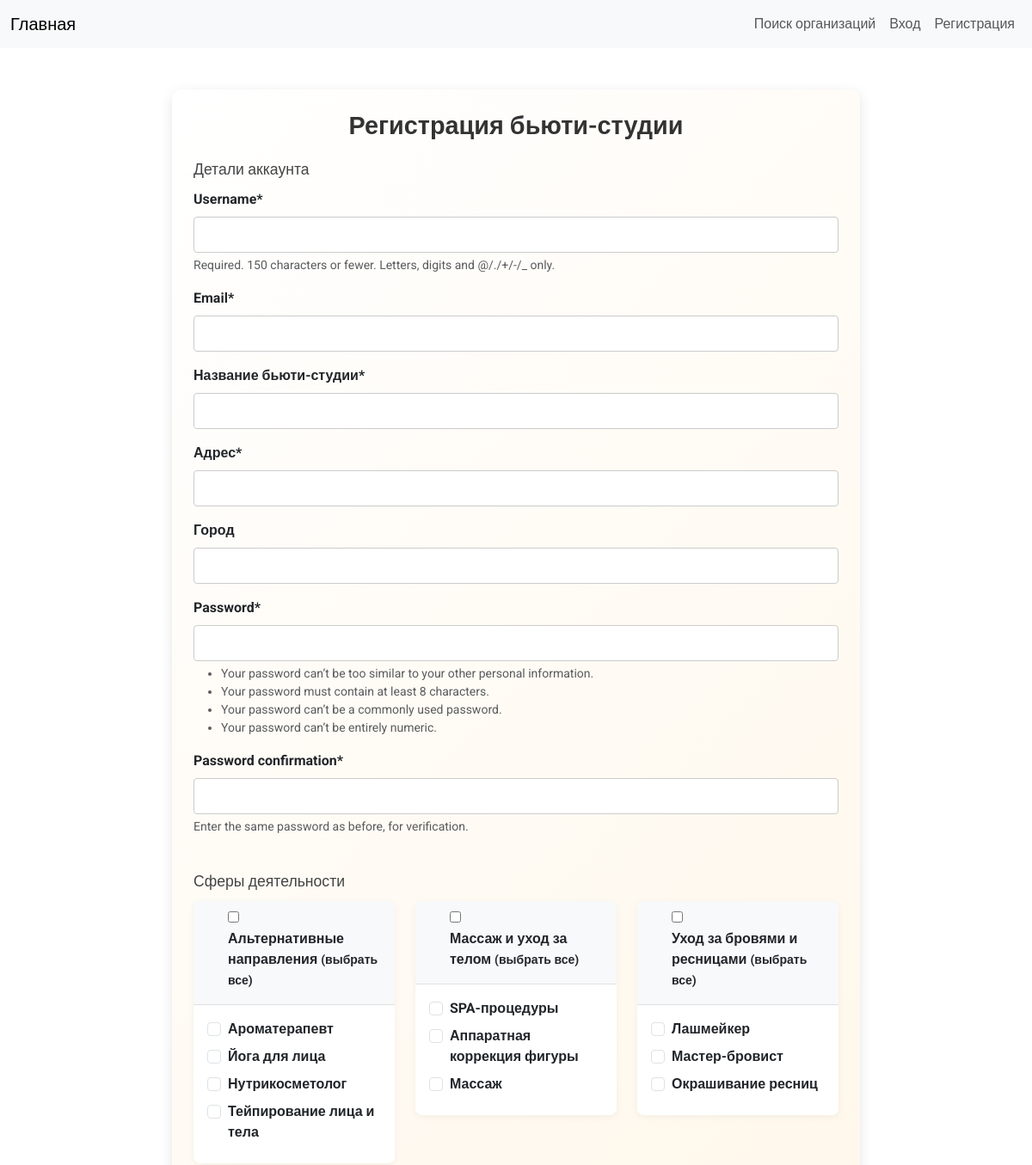
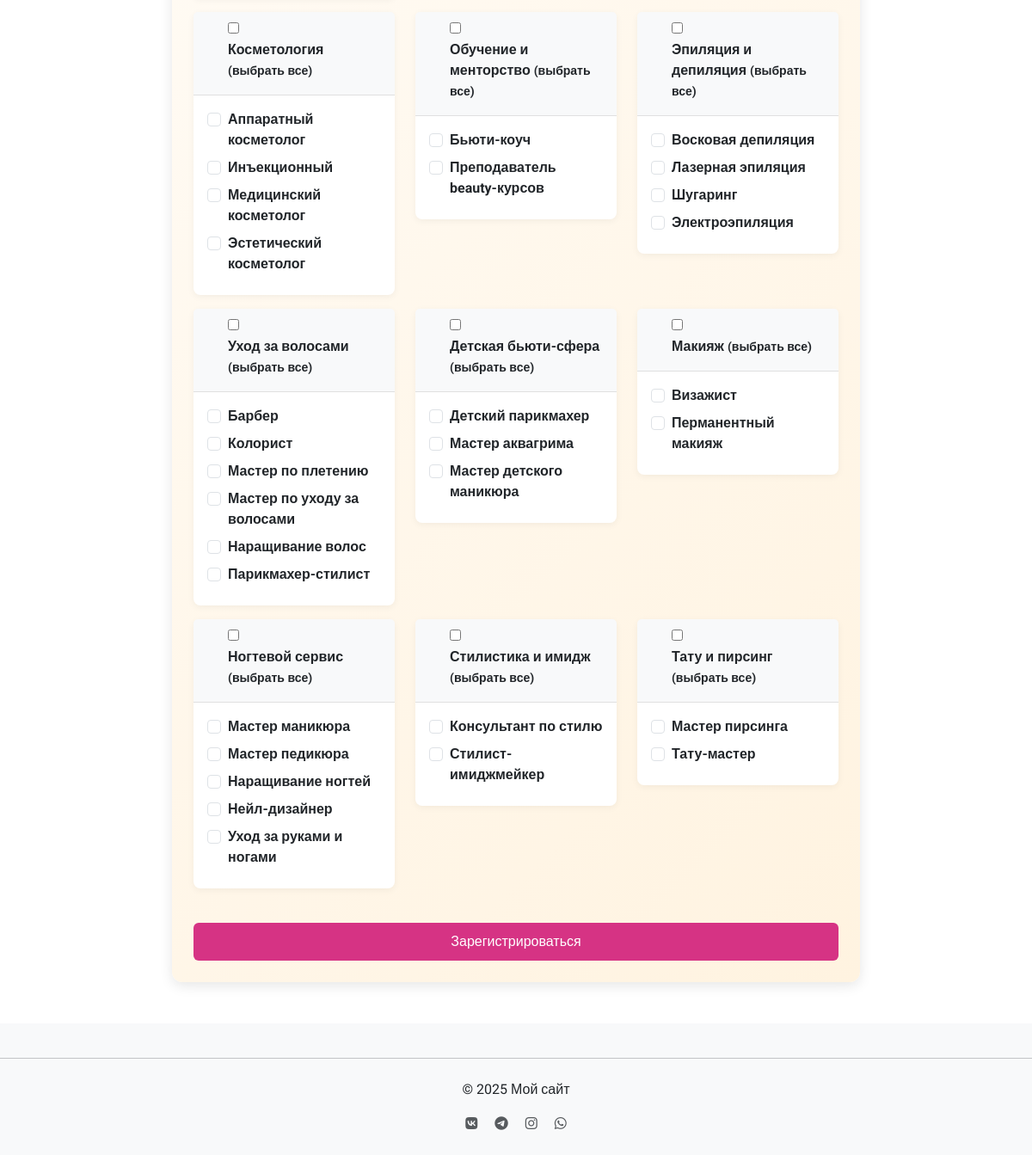
Page /accounts/register/workshop/ on the committed database (2 pictures, top to bottom).
### accounts/models.py (models this page shows, shortened)
class ActivityArea(models.Model):
    CATEGORY_CHOICES = [
        ('hair', 'Уход за волосами'),
        ('nails', 'Ногтевой сервис'),
        ('cosmetology', 'Косметология'),
        ('makeup', 'Макияж'),
        ('brows_lashes', 'Уход за бровями и ресницами'),
        ('epilation', 'Эпиляция и депиляция'),
        ('body', 'Массаж и уход за телом'),
        ('tattoo_piercing', 'Тату и пирсинг'),
        ('styling', 'Стилистика и имидж'),
        ('kids', 'Детская бьюти-сфера'),
        ('alternative', 'Альтернативные направления'),
        ('education', 'Обучение и менторство'),
    ]
    name = models.CharField(max_length=100, verbose_name='Название')
    code = models.CharField(max_length=30, unique=True, verbose_name='Код')
    category = models.CharField(max_length=30, choices=CATEGORY_CHOICES, verbose_name='Категория')
    class Meta:
        verbose_name = 'Сфера деятельности'
        verbose_name_plural = 'Сферы деятельности'

### accounts/views.py (the view)
# urls.py: path('register/workshop/', views.register_workshop, name='register_workshop'),
def register_workshop(request):
    if request.method == 'POST':
        form = WorkshopRegisterForm(request.POST)
        if form.is_valid():
            user = form.save()
            login(request, user)
            return redirect('showcase:view_showcase', username=user.username)
    else:
        form = WorkshopRegisterForm()
    return render(request, 'accounts/register_workshop.html', {'form': form})

### accounts/context_processors.py (called while the page is built, shortened)
def user_type(request):
    return {'is_workshop': False, 'is_client': False}

### accounts/templates/accounts/register_workshop.html (shortened to what this page needs)
{% extends 'base.html' %}
{% load crispy_forms_tags %}
{% block content %}
<div class="row justify-content-center mt-4">
  <div class="beauty-form">
    <h2>Регистрация бьюти-студии</h2>
    <form method="post">
      <fieldset class="mb-4">
        <legend>Детали аккаунта</legend>
        {{ form.username|as_crispy_field }}
        {{ form.email|as_crispy_field }}
        {{ form.workshop_name|as_crispy_field }}
        {{ form.workshop_address|as_crispy_field }}
        {{ form.city|as_crispy_field }}
        {{ form.password1|as_crispy_field }}
        {{ form.password2|as_crispy_field }}
      </fieldset>
      <fieldset class="mb-4">
        <legend>Сферы деятельности</legend>
        <div class="row">
          {% for category, areas in form.grouped_activity.items %}
            <div class="col-md-4 mb-3">
              <div class="card">
                <div class="card-header">
                  <div class="form-check">
                    <input type="checkbox" id="select_all_{{ category }}" class="select-all" data-category="{{ category }}">
                    <label for="select_all_{{ category }}">{{ category }} <small>(выбрать все)</small></label>
                  </div>
                </div>
                <div class="card-body">
                  {% for area in areas %}
                    <div class="form-check">
                      <input
                        type="checkbox"
                        name="activity_area"
                        value="{{ area.pk }}"
                        id="area_{{ area.pk }}"
                        class="form-check-input activity-area"
                        data-category="{{ category }}"
                      />
                      <label for="area_{{ area.pk }}" class="form-check-label">
                        {{ area.name }}
                      </label>
                    </div>
                  {% endfor %}
                </div>
              </div>
            </div>
          {% endfor %}
        </div>
      </fieldset>
      <button type="submit" class="btn btn-primary">Зарегистрироваться</button>
    </form>
  </div>
</div>
{% endblock %}

### static/css/style.css (style rules this page uses)
body { font-family: 'Roboto', sans-serif; display: flex; flex-direction: column; min-height: 100vh; }
form label { display: block; margin-bottom: 0.5rem; font-weight: bold; }
form input[type="text"], form input[type="email"], form input[type="password"] { width: 100%; padding: 0.5rem; border: 1px solid #ccc; border-radius: 4px; box-sizing: border-box; }
button, .btn { padding: 0.5rem 1rem; background-color: #007bff; color: white; border: none; border-radius: 4px; cursor: pointer; transition: background-color 0.3s; }
h2 { margin-bottom: 1.5rem; }

### accounts/templates/accounts/register_workshop.html (style rules this page uses)
.beauty-form { background: linear-gradient(135deg, #ffffff, #fff3e0); padding: 25px; border-radius: 12px; box-shadow: 0 4px 15px rgba(0, 0, 0, 0.1); max-width: 800px; margin: 0 auto; font-family: 'Roboto', sans-serif; }
h2 { color: #333; font-weight: 600; font-size: 1.8rem; text-align: center; margin-bottom: 20px; }
legend { font-weight: 500; font-size: 1.1rem; margin-bottom: 10px; color: #444; }
.card { border: none; background: #fff; border-radius: 8px; box-shadow: 0 2px 8px rgba(0, 0, 0, 0.05); transition: transform 0.2s; }
.card-header { background: #f8f9fa; border-bottom: 1px solid #e0e0e0; font-weight: 500; }
.form-check-input { cursor: pointer; }
.form-check-label { cursor: pointer; }
.btn-primary { background: #d63384; border: none; border-radius: 6px; padding: 10px; font-size: 1rem; transition: background-color 0.2s, transform 0.2s; width: 100%; }

### rows in the picture
ActivityArea: category "Альтернативные направления", name "Ароматерапевт"
ActivityArea: name "Йога для лица"
ActivityArea: name "Нутрикосметолог"
ActivityArea: name "Тейпирование лица и тела"
ActivityArea: category "Массаж и уход за телом", name "SPA-процедуры"
ActivityArea: name "Аппаратная коррекция фигуры"
ActivityArea: name "Массаж"
ActivityArea: category "Уход за бровями и ресницами", name "Лашмейкер"
ActivityArea: name "Мастер-бровист"
ActivityArea: name "Окрашивание ресниц"
ActivityArea: category "Косметология", name "Аппаратный косметолог"
ActivityArea: name "Инъекционный"
ActivityArea: name "Медицинский косметолог"
ActivityArea: name "Эстетический косметолог"
ActivityArea: category "Обучение и менторство", name "Бьюти-коуч"
ActivityArea: name "Преподаватель beauty-курсов"
ActivityArea: category "Эпиляция и депиляция", name "Восковая депиляция"
ActivityArea: name "Лазерная эпиляция"
ActivityArea: name "Шугаринг"
ActivityArea: name "Электроэпиляция"
ActivityArea: category "Уход за волосами", name "Барбер"
ActivityArea: name "Колорист"
ActivityArea: name "Мастер по плетению"
ActivityArea: name "Мастер по уходу за волосами"
ActivityArea: name "Наращивание волос"
ActivityArea: name "Парикмахер-стилист"
ActivityArea: category "Детская бьюти-сфера", name "Детский парикмахер"
ActivityArea: name "Мастер аквагрима"
ActivityArea: name "Мастер детского маникюра"
ActivityArea: category "Макияж", name "Визажист"
ActivityArea: name "Перманентный макияж"
ActivityArea: category "Ногтевой сервис", name "Мастер маникюра"
ActivityArea: name "Мастер педикюра"
ActivityArea: name "Наращивание ногтей"
ActivityArea: name "Нейл-дизайнер"
ActivityArea: name "Уход за руками и ногами"
ActivityArea: category "Стилистика и имидж", name "Консультант по стилю"
ActivityArea: name "Стилист-имиджмейкер"
ActivityArea: category "Тату и пирсинг", name "Мастер пирсинга"
ActivityArea: name "Тату-мастер"
